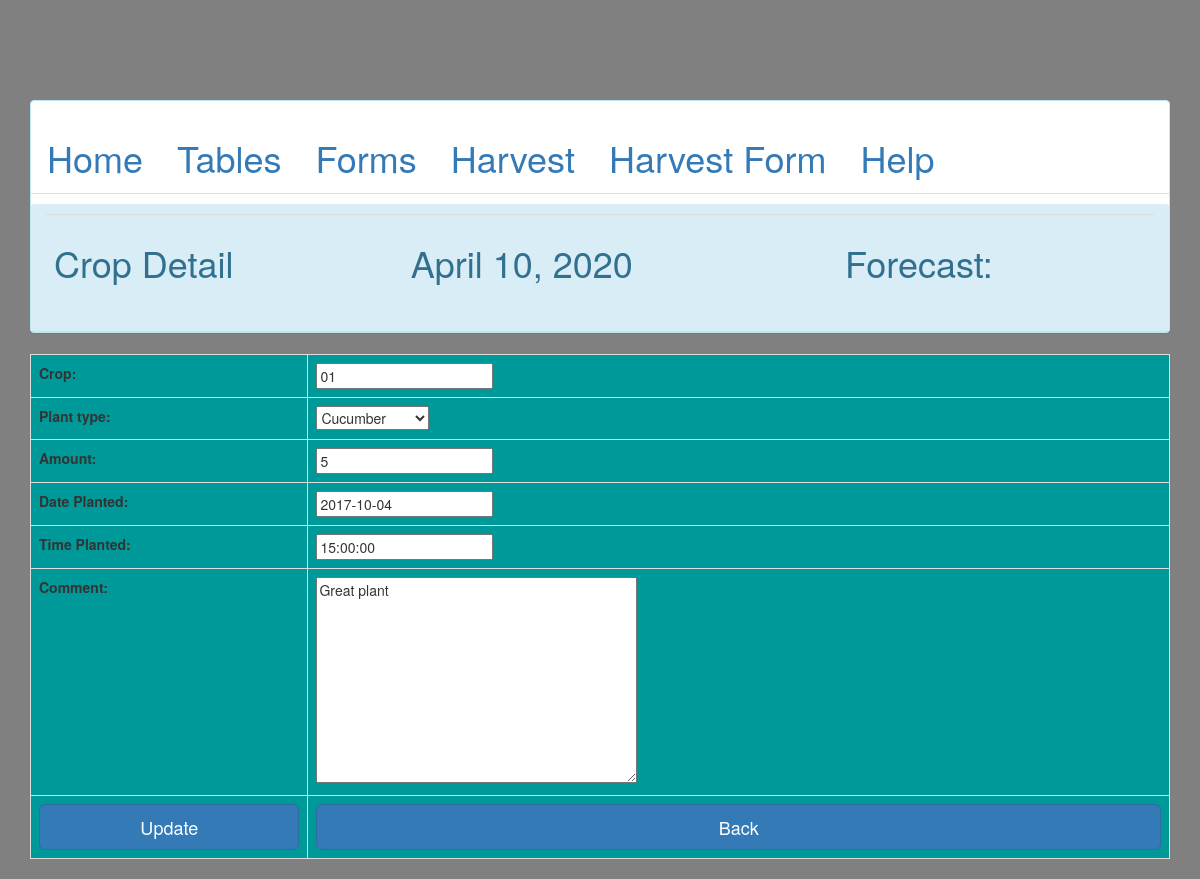
The app's page /aquaponics/cropdetail/1/editcrops/ with its own data.
### aquaponics/models.py (models this page shows, shortened)
class plant(models.Model):
	crop = models.CharField(max_length=15)
	plant_type = models.ForeignKey(plant_type, on_delete=models.CASCADE)
	amount = models.IntegerField()
	plant_date = models.DateField('Date Planted')
	plant_time = models.TimeField('Time Planted')
	comment = models.TextField(null=True, blank=True)

### aquaponics/views.py (the view)
# urls.py: url(r'^cropdetail/(?P<id>\d+)/editcrops/$', editcrop, name='editcrop'),
def editcrop(request, id):
    cropinstance = get_object_or_404(plant, id=id)
    cropfor = cropnotes(request.POST or None, instance=cropinstance)
    cropinfo = notes.objects.all()
    if cropfor.is_valid():
        instance = cropfor.save(commit=False)
        instance.save()
        messages.success(request,"Successfully Updated")
        return redirect("review")
    context = {
        "cropfor":cropfor,
        "cropinstance":cropinstance,
        "forecast":forecast,
        "icon":icon,
        "today":today,
        "cropinfo":cropinfo,
    }
    return render(request, 'editcrop.html',context)

### aquaponics/forms.py
class cropnotes(forms.ModelForm):
	class Meta:
		model = plant
		fields = [
			"crop",
			"plant_type",
			"amount",
			"plant_date",
			"plant_time",
			"comment",
		]

### aquaponics/models.py (called while the page is built)
	def __str__(self):
		return self.plant_name

### templates/editcrop.html
{%extends "base1.html"%}
{% load staticfiles %}
{% load crispy_forms_tags %}
{%block title%}Crop Detail{%endblock%}
{%block 1%}
<table class="table table-bordered" >
<tbody bgcolor="#009999">
<div class='row'>
<div class= 'col-sm-6 col-sm-offset-4'>
<form method='POST' action='' class = "col-sm-8">{% csrf_token %}
{{cropfor.as_table}}
<tr>
<td>
<input type='submit' class="btn btn-primary btn-block btn-lg" value='Update' class="btn btn-primary"/>
</td>
<td>
<input type="button" class="btn btn-primary btn-block btn-lg" value="Back" onclick="javascript:history.go(-1);" class="btn btn-primary"/>
</td>
</tr>
</form>
</div>
</div>
</tbody>
</table>
{%endblock%}

### records on screen
plant: crop "01", plant_type "Cucumber", amount "5", plant_date "2017-10-04", plant_time "15:00:00", comment "Great plant"

### other values on screen
{{ today }} "April 10, 2020"
